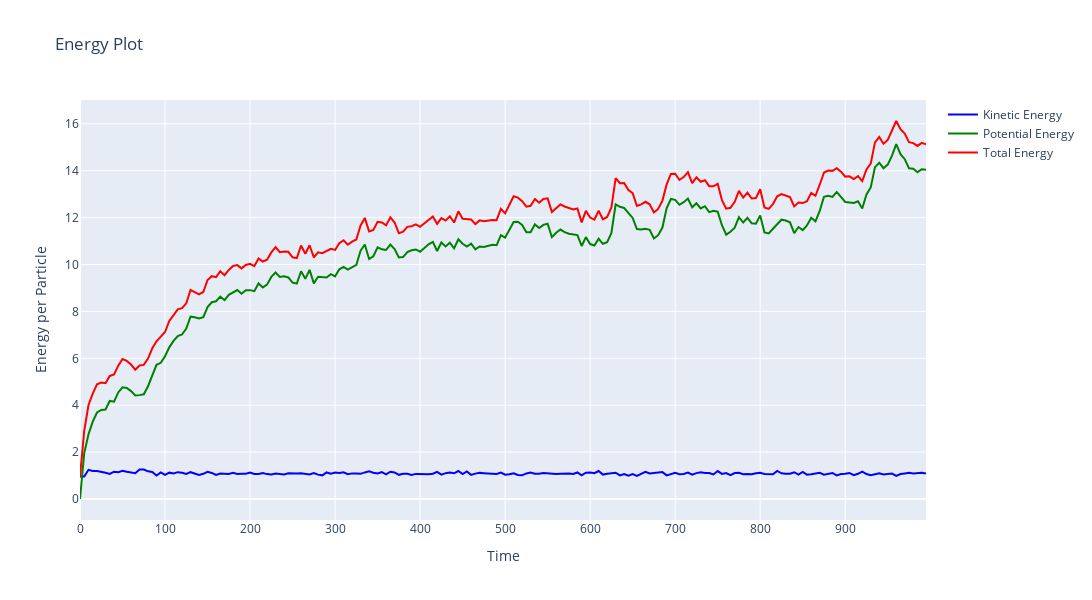

Notebook code cell kept with this figure:
### Markdown cell above
# Plot Energy

### Code cell
def energy_plotly_plotter(xlabel, ylabel, legend_names, colors):
    time = []
    kinetic_energy = []
    potential_energy = []
    total_energy = []

    for t in range(len(particle_positions)):
        time.append(float(t)*dataCompression*timestep)
        kinetic_energy_total=0.0
        i=0
        for _, _ ,vx ,vy , _, PE in particle_positions[t]:
            kinetic_energy_total+=(float(0.5 * (vx**2 + vy**2)))
            if i==len(particle_positions[0])-1:
                potential_energy_per_particle=float(PE)
                kinetic_energy_per_particle=kinetic_energy_total/float(len(particle_positions[0]))
            i+=1
        potential_energy.append(potential_energy_per_particle)
        kinetic_energy.append(kinetic_energy_per_particle)
        total_energy.append(potential_energy_per_particle+kinetic_energy_per_particle)
    # Create Plotly figure
    fig = go.Figure()

    fig.add_trace(go.Scatter(x=time, y=kinetic_energy, mode='lines', name=legend_names[0], line=dict(color=colors[0])))
    fig.add_trace(go.Scatter(x=time, y=potential_energy, mode='lines', name=legend_names[1], line=dict(color=colors[1])))
    fig.add_trace(go.Scatter(x=time, y=total_energy, mode='lines', name=legend_names[2], line=dict(color=colors[2])))

    fig.update_layout(title="Energy Plot", xaxis_title=xlabel, yaxis_title=ylabel, width=1200, height=600)

    pio.write_html(fig, path+'tempi.html')
    fig.show()
legend_names = ["Kinetic Energy", "Potential Energy", "Total Energy"]
colors = ['blue', 'green', 'red']
energy_plotly_plotter("Time", "Energy per Particle", legend_names, colors)

### Figure 1 — Plotly figure (JSON) as saved in the notebook; plotly's stock layout.template omitted (floating-point values rounded to 4 significant figures; data arrays with more than 128 entries replaced by an {"elided": "..."} marker saying what was removed)
{"data": [{"line": {"color": "blue"}, "mode": "lines", "name": "Kinetic Energy", "type": "scatter", "x": {"elided": "200 int values"}, "y": {"elided": "200 float values"}}, {"line": {"color": "green"}, "mode": "lines", "name": "Potential Energy", "type": "scatter", "x": {"elided": "200 int values"}, "y": {"elided": "200 float values"}}, {"line": {"color": "red"}, "mode": "lines", "name": "Total Energy", "type": "scatter", "x": {"elided": "200 int values"}, "y": {"elided": "200 float values"}}], "layout": {"height": 600, "title": {"text": "Energy Plot"}, "width": 1200, "xaxis": {"title": {"text": "Time"}}, "yaxis": {"title": {"text": "Energy per Particle"}}}}
